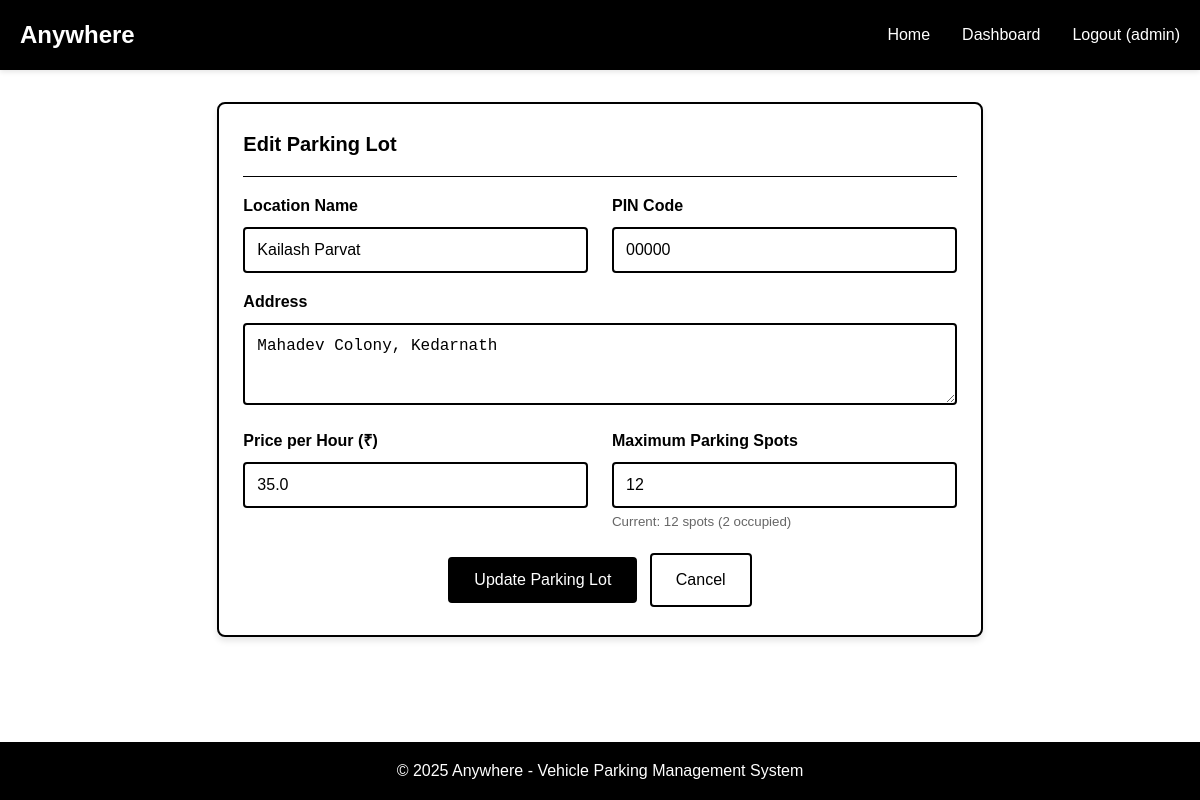
/admin/edit_lot/1 (signed in), run on an earlier commit of the app's database.
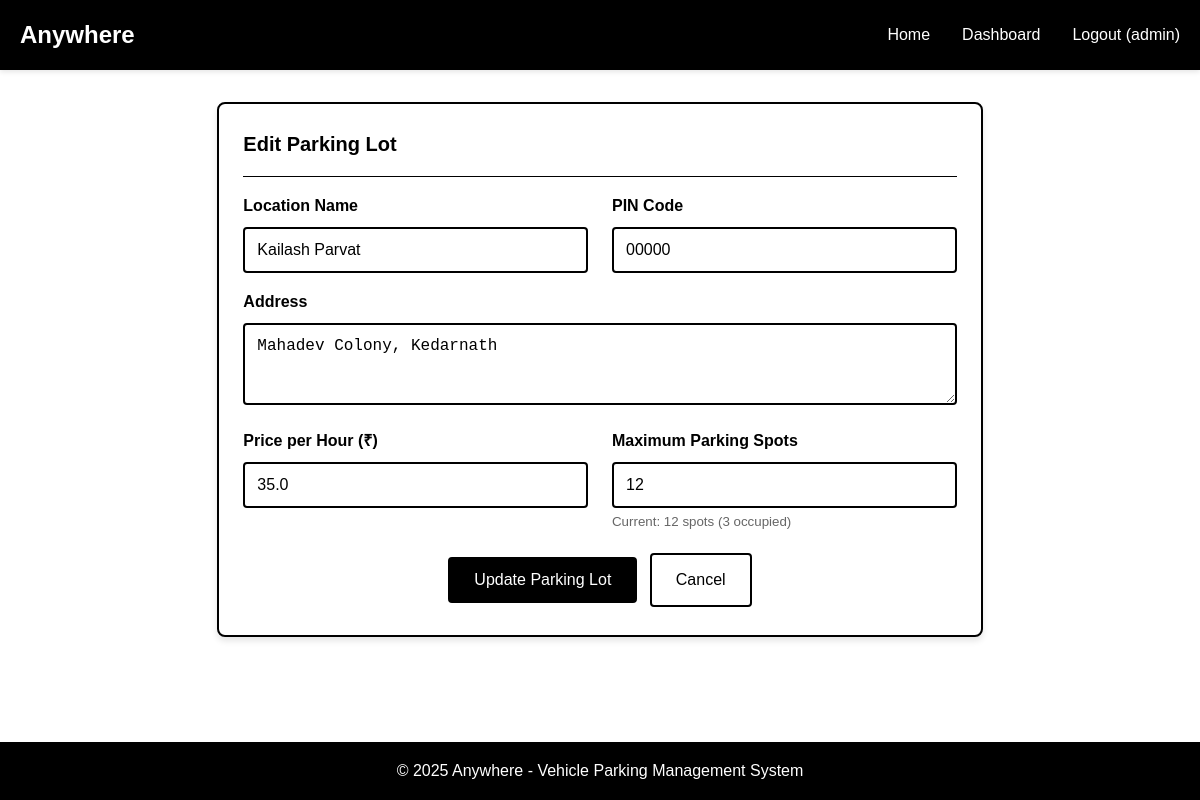
And on a later commit of the database.
### backend/models.py (models this page shows, shortened)
class ParkingSpot(db.Model):
    __tablename__ = 'parking_spots'
    id = db.Column(db.Integer, primary_key=True)
    lot_id = db.Column(db.Integer, db.ForeignKey('parking_lots.id'), nullable=False)
    spot_number = db.Column(db.String(10), nullable=False)
    status = db.Column(db.String(1), default='A', nullable=False)  # A-Available, O-Occupied
    created_at = db.Column(db.DateTime, default=datetime.utcnow)
    reservations = db.relationship('Reservation', backref='spot', lazy=True)

### backend/app.py (the view, shortened to what this page needs)
@app.route('/admin/edit_lot/<int:lot_id>', methods=['GET', 'POST'])
@admin_required
def edit_lot(lot_id):
    lot = ParkingLot.query.get_or_404(lot_id)
    return render_template('edit_lot.html', lot=lot)

### backend/app.py (called while the page is built)
def admin_required(f):
    @wraps(f)
    def decorated_function(*args, **kwargs):
        if 'user_id' not in session:
            flash('Please log in to access this page.', 'error')
            return redirect(url_for('login'))
        user = User.query.get(session['user_id'])
        if not user or not user.is_admin:
            flash('Admin access required.', 'error')
            return redirect(url_for('index'))
        return f(*args, **kwargs)
    return decorated_function

### backend/models.py (called while the page is built)
    @property
    def occupied_spots_count(self):
        return len([spot for spot in self.spots if spot.status == 'O'])

### frontend/templates/edit_lot.html (shortened to what this page needs)
{% extends "base.html" %}
{% block content %}
<div class="row">
    <div class="col-md-8" style="margin: 0 auto;">
        <div class="card">
            <div class="card-header">
                <h2 class="card-title">Edit Parking Lot</h2>
            </div>
            <form method="POST" novalidate>
                <div class="row">
                    <div class="col-md-6">
                        <div class="form-group">
                            <label class="form-label" for="name">Location Name</label>
                            <input type="text" class="form-control" id="name" name="name"
                                   value="{{ lot.prime_location_name }}" required>
                        </div>
                    </div>
                    <div class="col-md-6">
                        <div class="form-group">
                            <label class="form-label" for="pin_code">PIN Code</label>
                            <input type="text" class="form-control" id="pin_code" name="pin_code"
                                   value="{{ lot.pin_code }}" required>
                        </div>
                    </div>
                </div>
                <div class="form-group">
                    <label class="form-label" for="address">Address</label>
                    <textarea class="form-control" id="address" name="address" rows="3" required>{{ lot.address }}</textarea>
                </div>
                <div class="row">
                    <div class="col-md-6">
                        <div class="form-group">
                            <label class="form-label" for="price">Price per Hour (₹)</label>
                            <input type="number" class="form-control" id="price" name="price"
                                   min="1" step="0.01" value="{{ lot.price_per_hour }}" required>
                        </div>
                    </div>
                    <div class="col-md-6">
                        <div class="form-group">
                            <label class="form-label" for="max_spots">Maximum Parking Spots</label>
                            <input type="number" class="form-control" id="max_spots" name="max_spots"
                                   min="1" max="500" value="{{ lot.maximum_spots }}" required>
                            <small style="color: #666666;">Current: {{ lot.spots|length }} spots ({{ lot.occupied_spots_count }} occupied)</small>
                        </div>
                    </div>
                </div>
                <div class="text-center">
                    <button type="submit" class="btn btn-primary">Update Parking Lot</button>
                    <a href="{{ url_for('admin_dashboard') }}" class="btn">Cancel</a>
                </div>
            </form>
        </div>
    </div>
</div>
{% endblock %}

What changed in the data, as far as the page shows it:
changed through a linked row, ParkingSpot: occupied_spots_count "2" → "3"
